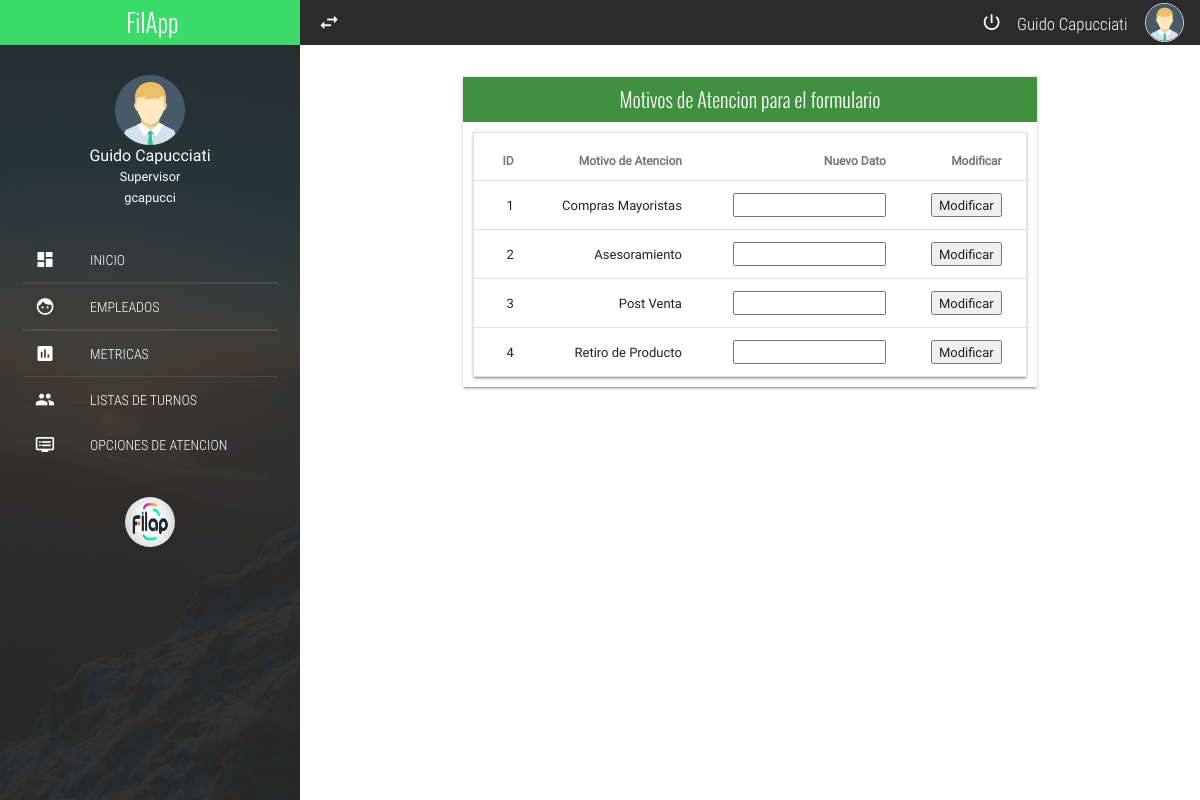
The app's page /Admin3/opcciones.php (signed in) with its own data.
### tables this page shows
CREATE TABLE `motivos` (
  `id` int(11) NOT NULL,
  `titulo` varchar(50) NOT NULL,
  `habilitado` int(11) DEFAULT NULL,
  `descripccion` varchar(100) NOT NULL
);

### Admin3/opcciones.php (the view, shortened to what this page needs)
<?php
include 'headersup.php';
require_once '../php/Conexiones/conn.php';
?>
<div class="mdl-grid">
					<div class="mdl-cell mdl-cell--4-col-phone mdl-cell--8-col-tablet mdl-cell--8-col-desktop mdl-cell--2-offset-desktop">
						<div class="full-width panel mdl-shadow--2dp">
							<div class="full-width panel-tittle bg-success text-center tittles">
								Motivos de Atencion para el formulario
							</div>
							<div class="full-width panel-content">
<table class="mdl-data-table mdl-js-data-table mdl-shadow--2dp full-width table-responsive">
						<thead>
							<tr>
								<th>ID</th>
                                <th>Motivo de Atencion</th>
                                <th>Nuevo Dato</th>
                                <th>Modificar</th>
							</tr>
						</thead>
						<tbody>
						        <?php
									$sql = "SELECT * FROM motivos";
									$respuesta = mysqli_query($link,$sql) or die(mysqli_error($link));
									while($fila = mysqli_fetch_assoc($respuesta)){
								?>
							<tr>
								<td><?php echo $fila['id']?></td>
                                <td><?php echo $fila['titulo'];?></td>
                                <form action="form/modificarmotivo.php" method="GET">
                                <td><input type="text" name="motivo"></td>
								<td><input type="submit" value="Modificar"></td>
                                </form>
                            </tr>
							<?php
								}
							?>
						</tbody>
					</table>
                    </div>
                </div>
            </div>
        </div>
<?php
include 'footer.php';
?>

### Admin3/css/main.css (style rules this page uses)
:root { --color-text: #3F51B5; --primary-color: #2B2B2C; --acent-color: #3bdb6b; }
html, body { width: 100%; height: 100%; margin: 0; padding: 0; font-size: 16px; font-family: "RobotoRegular"; position: relative; background-color: #fff; }
.text-center { text-align: center; }
.tittles { font-family: "OswaldLight"; }
.full-width { margin: 0; padding: 0; width: 100%; box-sizing: border-box; }
.table-responsive { overflow: auto; }
.table-responsive { width: 100%; overflow-x: scroll; position: relative; }
.panel { height: auto; }
.panel-tittle { height: 45px; display: block; line-height: 45px; color: #fff; font-size: 20px; }
.panel-content { display: block; padding: 10px; }
.bg-success { background-color: #3f903f !important; }

### records on screen
motivos: id "1", titulo "Compras Mayoristas"
motivos: id "2", titulo "Asesoramiento"
motivos: id "3", titulo "Post Venta"
motivos: id "4", titulo "Retiro de Producto"

### other values on screen
$_SESSION['name'] "Guido Capucciati"
$cargo "Supervisor"
$_SESSION['user'] "gcapucci"
